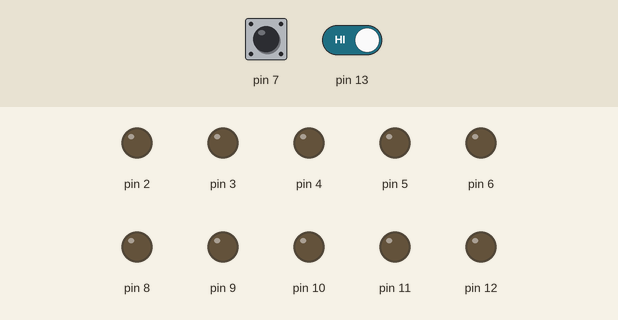
Recording of a sketch running on a simulated Arduino Uno, built with avr-gcc and run on an emulated ATmega328P. Shown: output pins drawn as LEDs (lit = HIGH). The test bench sets the inputs (shaded band); at power-on: pin 13 HIGH, pin 7 HIGH.

Above: at 1.2 s.
1.3 s: pin 13 driven HIGH
At 2.3 s:
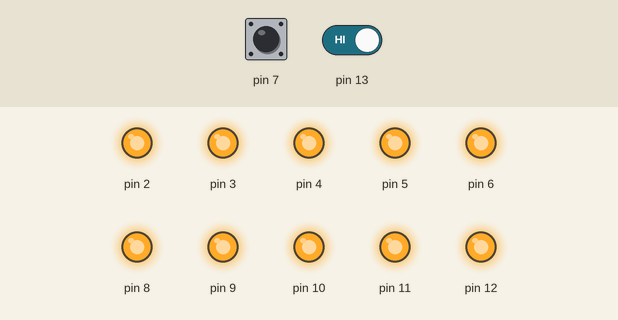
2.9 s: pin 13 driven LOW
At 3.5 s:
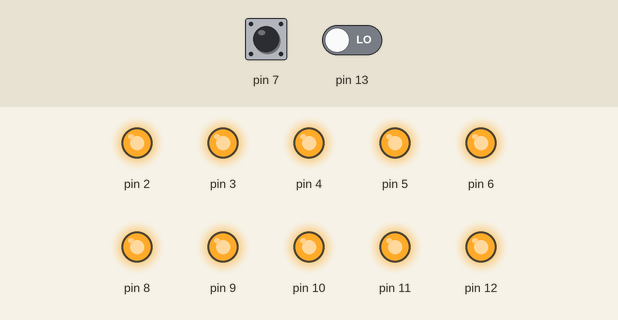
Timing chart, 0 to 5.9 s (numbered marks = the images above; inputs shaded):
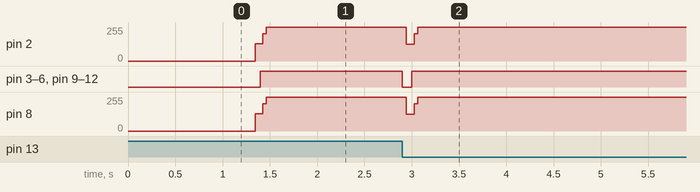

Measured:
- after the input at 1.3 s, pin 2: 0/255 → 129/255 at once, → 255/255 0.08 s later; pin 3–6, pin 9–12: LOW → HIGH after 0.10 s; pin 8: 0/255 → 128/255 at once, → 255/255 0.08 s later
- after the input at 2.9 s, pin 2: 255/255 → 127/255 at once, → 255/255 0.08 s later; pin 3–6, pin 9–12: HIGH → LOW at once, → HIGH 0.10 s later; pin 8: 255/255 → 126/255 at once, → 255/255 0.08 s later

The sketch:

BrailleCellv2.ino
```cpp
class Switch
{
  public:
  int state;
  int prevState;
  int pinNum1;
  int pinNum2;
//Constructor
  Switch(int pinNum1_, int pinNum2_)
  {
    pinNum1 = pinNum1_;
    pinNum2 = pinNum2_;
    pinMode(pinNum1, INPUT);
    pinMode(pinNum2, INPUT);
    }
//Functions
  void Update()
  {
    int upSwitch;
    int downSwitch;

    upSwitch = digitalRead(pinNum1);
    downSwitch = digitalRead(pinNum2);
    prevState = state;
    if(upSwitch == 1 && downSwitch == 0){
      state = 1;
    }
    else if(upSwitch == 0 && downSwitch == 1){
      state = -1;
    }
    else{
      state = 0;
    }
    }
};

class Motor{
  public:
  int motorNum;
  int motorState;
  int portDTNum1; //PORTD TOGGLE NUM 1
  int portDTNum2; //PORTD TOGGLE NUM 2
  int portBTNum1; //PORTB TOGGLE NUM 1
  int portBTNum2; //PORTB TOGGLE NUM 2

  Motor(int motorNum_){
    DDRD = DDRD | B11111100;
    DDRB = B111111;
    motorNum = motorNum_;
    motorState = 100; //Initialize to random number
    if(motorNum_ == 1){
      portDTNum1 = PORTD | 0;
      portDTNum2 = PORTD | 4;
      portBTNum1 = 0;
      portBTNum2 = 1;
    }

    else if(motorNum_ == 2){
      portDTNum1 = PORTD | 8;
      portDTNum2 = PORTD | 12;
      portBTNum1 = 2;
      portBTNum2 = 3;
    }

    else if(motorNum_ == 3){
      portDTNum1 = PORTD | 16;
      portDTNum2 = PORTD | 20;
      portBTNum1 = 4;
      portBTNum2 = 5;
    }

    else if(motorNum_ == 4){
      portDTNum1 = PORTD | 40;
      portDTNum2 = PORTD | 44;
      portBTNum1 = 10;
      portBTNum2 = 11;
    }

    else if(motorNum_ == 5){
      portDTNum1 = PORTD | 32;
      portDTNum2 = PORTD | 36;
      portBTNum1 = 8;
      portBTNum2 = 9;
    }

    else if(motorNum_ == 6){
      portDTNum1 = PORTD | 24;
      portDTNum2 = PORTD | 28;
      portBTNum1 = 6;
      portBTNum2 = 7;
    }

  }

  void DriveUp(int steps){
    if(motorState != 1){
      for(int i = 0; i < steps; i++){
        if(PORTD == portDTNum1){
          PORTD = portDTNum2;
        }
        else{
          PORTD = portDTNum1;
        }
        delayMicroseconds(500);
        if(PORTB == portBTNum1){
          PORTB = portBTNum2;
        }
        else{
          PORTB = portBTNum1;
        }
        delayMicroseconds(500);
      }
      motorState = 1;
    }
   else{
    return;
   }
   Idle();
  }

  void DriveDown(int steps){
    if(motorState != 0){
      for(int i = 0; i < steps; i++){
        if(PORTB == portBTNum1){
          PORTB = portBTNum2;
        }
        else{
          PORTB = portBTNum1;
        }
        delayMicroseconds(500);
        if(PORTD == portDTNum1){
          PORTD = portDTNum2;
        }
        else{
          PORTD = portDTNum1;
        }
        delayMicroseconds(500);
      }
      motorState = 0;
    }
    else{
      return;
    }
    Idle();
  }

  void Idle(){
    PORTB = B111111;
    PORTD = PORTD | B11111100;
  }
};


//CHANGE NUMBER IN THIS LINE TO CHANGE THE NUMBER OF THE MOTOR
Motor motor1(1);
//////////////////////////////////////////////////////////////


Switch switch1(7, 13);

void setup() {
  // put your setup code here, to run once:

}

void loop() {
  // put your main code here, to run repeatedly:
  switch1.Update();
  if(switch1.state == 1 && switch1.prevState != 1){
    motor1.DriveUp(100);
  }
  else if(switch1.state == -1 && switch1.prevState != -1){
    motor1.DriveDown(100);
  }
  else{}
}
```
